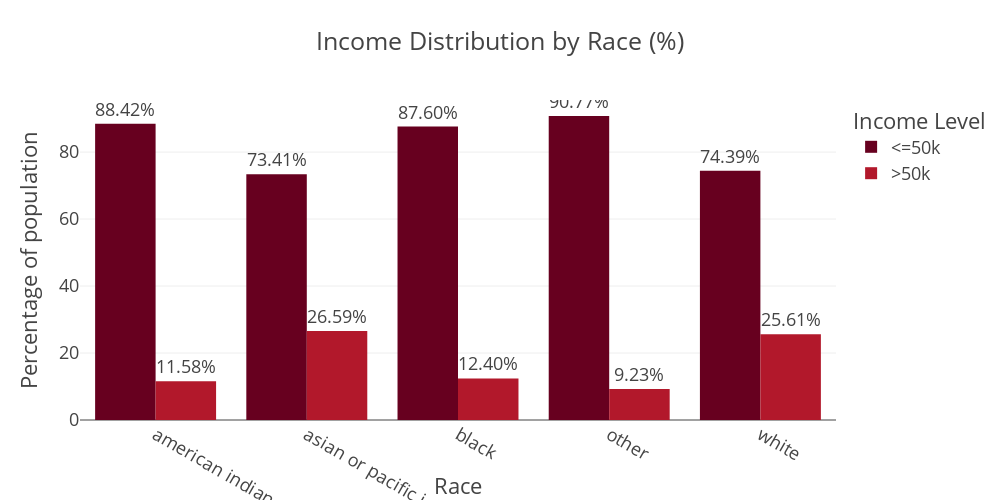

The notebook cell this image was saved under:
### Code cell
fig = px.bar(
    adult_df_income_race, 
    x = 'race', 
    y = 'percentage', 
    color = 'income', 
    title= 'Income Distribution by Race (%)', 
    barmode= 'group', 
    height= 500, 
    width= 1000, 
    color_discrete_sequence= px.colors.sequential.RdBu, 
    text= 'percentage' 
)
fig.update_traces(texttemplate = '%{text:.2f}%',textposition='outside')
fig.update_layout(template='presentation',xaxis_title='Race',
                  yaxis_title='Percentage of population',
                  paper_bgcolor='rgba(0,0,0,0)', plot_bgcolor='rgba(0,0,0,0)', legend_title=dict(text='Income Level'))
fig.show()
fig.write_image(os.path.join(results_dir,'income_distribution_by_race_bar_plot.jpg'))
fig.write_image(os.path.join(results_dir,'income_distribution_by_race_bar_plot.png'))
fig.write_html(os.path.join(results_dir,'income_distribution_by_race_bar_plot.html'))

### Figure 1 — Plotly figure (JSON) as saved in the notebook; plotly's stock layout.template omitted (floating-point values rounded to 4 significant figures)
{"data": [{"alignmentgroup": "True", "hovertemplate": "income=<=50k<br>race=%{x}<br>percentage=%{text}<extra></extra>", "legendgroup": "<=50k", "marker": {"color": "rgb(103,0,31)", "pattern": {"shape": ""}}, "name": "<=50k", "offsetgroup": "<=50k", "orientation": "v", "showlegend": true, "text": [88.42, 73.41, 87.6, 90.77, 74.39], "textposition": "outside", "texttemplate": "%{text:.2f}%", "type": "bar", "x": ["american indian or eskimo", "asian or pacific islander", "black", "other", "white"], "xaxis": "x", "y": [88.42, 73.41, 87.6, 90.77, 74.39], "yaxis": "y"}, {"alignmentgroup": "True", "hovertemplate": "income=>50k<br>race=%{x}<br>percentage=%{text}<extra></extra>", "legendgroup": ">50k", "marker": {"color": "rgb(178,24,43)", "pattern": {"shape": ""}}, "name": ">50k", "offsetgroup": ">50k", "orientation": "v", "showlegend": true, "text": [11.58, 26.59, 12.4, 9.225, 25.61], "textposition": "outside", "texttemplate": "%{text:.2f}%", "type": "bar", "x": ["american indian or eskimo", "asian or pacific islander", "black", "other", "white"], "xaxis": "x", "y": [11.58, 26.59, 12.4, 9.225, 25.61], "yaxis": "y"}], "layout": {"barmode": "group", "height": 500, "legend": {"title": {"text": "Income Level"}, "tracegroupgap": 0}, "paper_bgcolor": "rgba(0, 0, 0, 0)", "plot_bgcolor": "rgba(0, 0, 0, 0)", "title": {"text": "Income Distribution by Race (%)"}, "width": 1000, "xaxis": {"anchor": "y", "autorange": true, "domain": [0, 1], "range": [-0.5, 4.5], "title": {"text": "Race"}, "type": "category"}, "yaxis": {"anchor": "x", "autorange": true, "domain": [0, 1], "range": [0, 95.55], "title": {"text": "Percentage of population"}, "type": "linear"}}}
